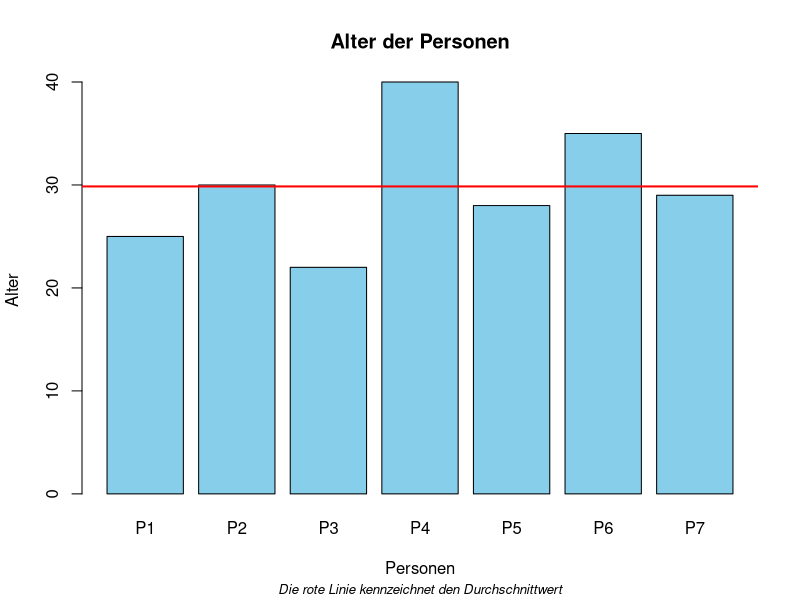

Reproduce this figure in R.
# Beispiel-Daten: Alter von Personen
alter <- c(25, 30, 22, 40, 28, 35, 29)

# Berechne den Durchschnitt des Alters
durchschnitt_alter <- mean(alter)

# Variablen für Achsenbeschriftungen
x_labels <- c("P1", "P2", "P3", "P4", "P5", "P6", "P7")
title <- "Alter der Personen"
x_label <- "Personen"
y_label <- "Alter"

# Hier der Text für die Caption
caption <- "Die rote Linie kennzeichnet den Durchschnittwert"

# Erstelle ein Balkendiagramm mit dem Durchschnitt als Linie
barplot(alter, names.arg = x_labels,
        main = title,
        xlab = x_label, ylab = y_label,
        col = "skyblue")
abline(h = durchschnitt_alter, col = "red", lwd = 2)

# 1.Zeile ist der Code für die Caption (Kursiver Text unter der Graphik)
mtext(text = bquote(italic(.(caption))), side = 1, line = 4, cex = 0.8)
